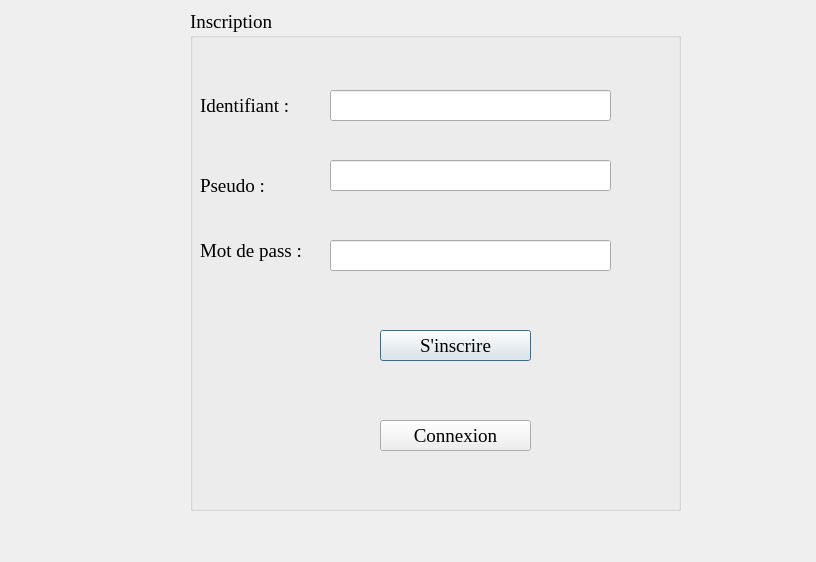
<?xml version="1.0" encoding="UTF-8"?>
<ui version="4.0">
 <class>inscription_fen</class>
 <widget class="QDialog" name="inscription_fen">
  <property name="geometry">
   <rect>
    <x>0</x>
    <y>0</y>
    <width>816</width>
    <height>562</height>
   </rect>
  </property>
  <property name="windowTitle">
   <string>Inscription</string>
  </property>
  <widget class="QGroupBox" name="groupBox">
   <property name="geometry">
    <rect>
     <x>190</x>
     <y>10</y>
     <width>491</width>
     <height>501</height>
    </rect>
   </property>
   <property name="font">
    <font>
     <family>Times New Roman</family>
     <pointsize>14</pointsize>
    </font>
   </property>
   <property name="title">
    <string>Inscription</string>
   </property>
   <property name="checkable">
    <bool>false</bool>
   </property>
   <widget class="QLineEdit" name="identifiant_line">
    <property name="geometry">
     <rect>
      <x>140</x>
      <y>80</y>
      <width>281</width>
      <height>31</height>
     </rect>
    </property>
   </widget>
   <widget class="QLabel" name="label">
    <property name="geometry">
     <rect>
      <x>10</x>
      <y>80</y>
      <width>111</width>
      <height>31</height>
     </rect>
    </property>
    <property name="text">
     <string>Identifiant :</string>
    </property>
   </widget>
   <widget class="QLineEdit" name="pseudo_line">
    <property name="geometry">
     <rect>
      <x>140</x>
      <y>150</y>
      <width>281</width>
      <height>31</height>
     </rect>
    </property>
   </widget>
   <widget class="QLabel" name="label_3">
    <property name="geometry">
     <rect>
      <x>10</x>
      <y>160</y>
      <width>71</width>
      <height>31</height>
     </rect>
    </property>
    <property name="text">
     <string>Pseudo :</string>
    </property>
   </widget>
   <widget class="QPushButton" name="pushButton_2">
    <property name="geometry">
     <rect>
      <x>190</x>
      <y>320</y>
      <width>151</width>
      <height>31</height>
     </rect>
    </property>
    <property name="text">
     <string>S'inscrire</string>
    </property>
   </widget>
   <widget class="QLabel" name="label_2">
    <property name="geometry">
     <rect>
      <x>10</x>
      <y>220</y>
      <width>111</width>
      <height>41</height>
     </rect>
    </property>
    <property name="text">
     <string>Mot de pass :</string>
    </property>
   </widget>
   <widget class="QLineEdit" name="pass_line">
    <property name="geometry">
     <rect>
      <x>140</x>
      <y>230</y>
      <width>281</width>
      <height>31</height>
     </rect>
    </property>
    <property name="echoMode">
     <enum>QLineEdit::Password</enum>
    </property>
   </widget>
   <widget class="QPushButton" name="retour_ins_button">
    <property name="geometry">
     <rect>
      <x>190</x>
      <y>410</y>
      <width>151</width>
      <height>31</height>
     </rect>
    </property>
    <property name="text">
     <string>Connexion</string>
    </property>
   </widget>
  </widget>
 </widget>
 <resources/>
 <connections/>
</ui>
